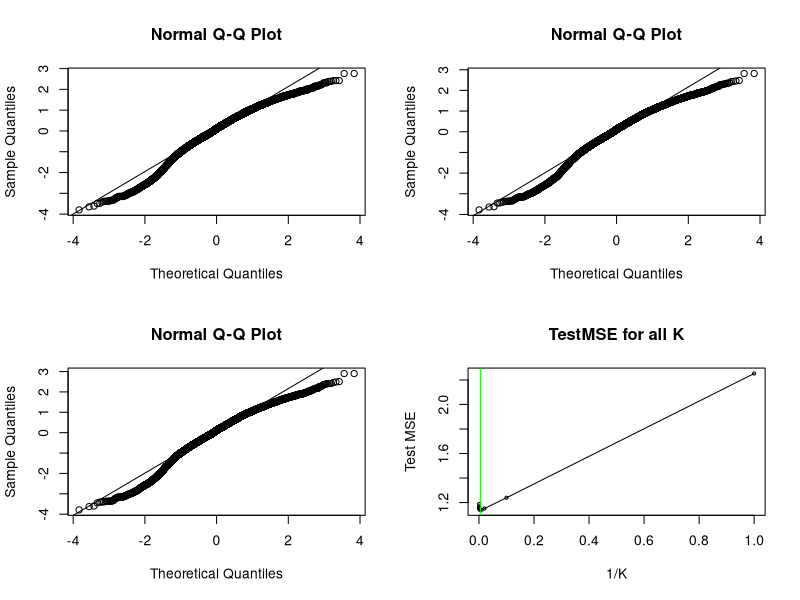
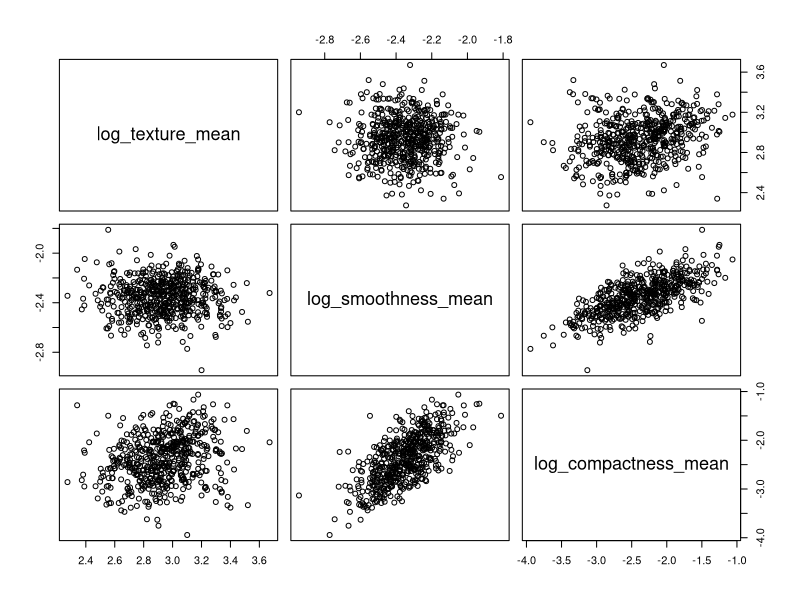
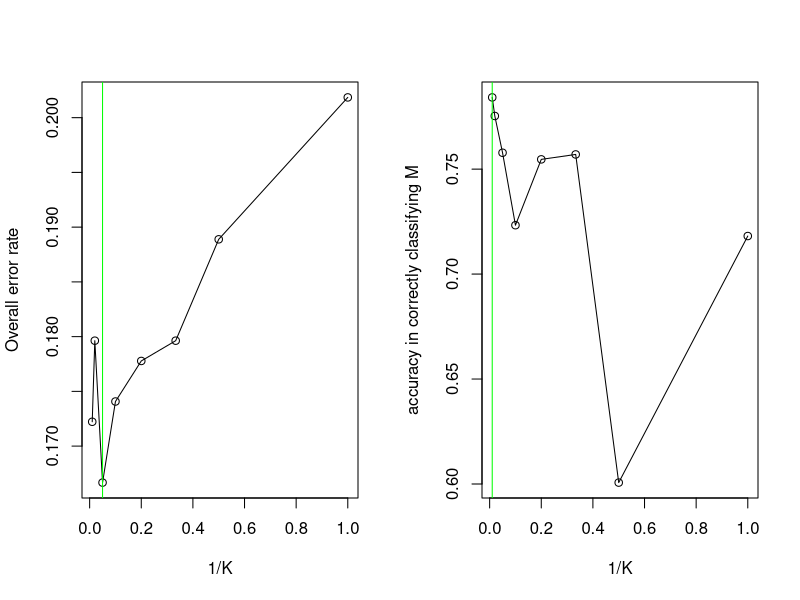

Reproduce these figures in R, in order.
## ---- chunk 1
knitr::opts_chunk$set(echo = TRUE)
## ---- chunk 2
library(boot)
library(class)
library(FNN)
library(caret)
library(MASS)
library(ggplot2)
library(tidyverse)
library(knitr)


#read in data/load in packages 

mov_test <- read.csv("mov_eval.csv", na.strings="NA")

mov_train <- read.csv("mov_train.csv", na.strings="NA")

wisc_train <- read.csv("wisc.csv", na.strings="NA")

wisc_test <- read.csv("wisc_eval.csv", na.strings="NA")


## ---- chunk 3
lm1 <- lm(rating ~ ., mov_train)

summary(lm1)

lm2 <- lm(rating ~ popularity + genre + mood + I(popularity * genre)
+ I(popularity * mood) + I(genre * mood), mov_train)

summary(lm2)

lm3 <- lm(rating ~ popularity + genre + mood + I(popularity^2)
+ I(genre^2) + I(popularity * genre) + I(popularity *mood)
+ I(genre * mood), mov_train)

summary(lm3)

## ---- chunk 4
par(mfrow=c(2,2))
qqnorm(lm1$residuals)
qqline(lm1$residuals)

qqnorm(lm2$residuals)
qqline(lm2$residuals)

qqnorm(lm3$residuals)
qqline(lm3$residuals)

## ---- chunk 5

set.seed(4540)
# boot function for \beta_1
fct_coe <- function(data, index){
            coef(lm(rating ~ popularity + genre + mood, data, subset
            = index))[2]
}

# boot function for cor
# The boot.cor object has rows corresponding to
# cor(beta_0, beta_1)
# cor(beta_0, beta_2)

# cor(beta_0, beta_3)
# cor(beta_1, beta_2)
# cor(beta_1, beta_3)
# cor(beta_2, beta_3)
boot.fn.cor = function(data, index) {
  res = cov2cor(vcov(lm(rating ~ popularity + genre + mood,
                        data=data, subset = index)))
  return(c(res[lower.tri(res)]))
}
# bootstrap replicates
boot.beta1 <- boot(mov_train, fct_coe, 1e3)
boot.cor <- boot(mov_train, boot.fn.cor, 1e3)
# 95% bootstrap percentile CI
boot.ci(boot.beta1, type = "perc")

## ---- chunk 6
library(knitr)

boot_CI_cor <- apply(boot.cor$t, 2, quantile, probs =
                c(0.025,0.975))
colnames(boot_CI_cor) <- c("cor(beta_0, beta_1)", "cor(beta_0, beta_2)",
          "cor(beta_0, beta_3)", "cor(beta_1, beta_2)", "cor(beta_1, beta_3)",
          "cor(beta_2, beta_3)")

kable(boot_CI_cor, caption = "95% bootstrap percentile CI for
Correlations")

## ---- chunk 7
lm1 <- glm(rating ~ popularity + genre + mood, family=gaussian(link="identity")
           , mov_train)

lm2 <- glm(rating ~ popularity * genre + popularity * mood + genre:
            mood, family = gaussian(link="identity"), mov_train)

lm3 <- glm(rating ~ popularity * genre + popularity * mood +
          genre:mood + I(popularity^2) + I(genre^2), family =
          gaussian(link="identity"), mov_train)


(cv_er1 <- cv.glm(mov_train, lm1, K = 10)$delta[1])
(cv_er2 <- cv.glm(mov_train, lm2, K = 10)$delta[1])
(cv_er3 <- cv.glm(mov_train, lm3, K = 10)$delta[1])

## ---- chunk 8
msehatloocv1 <- mean(((mov_train$rating - lm1$fitted.values) /
                (1 - hatvalues(lm1))) ^ 2)

msehatloocv2 <- mean(((mov_train$rating - lm1$fitted.values) /
                      (1 - hatvalues(lm2))) ^ 2)

msehatloocv3 <- mean(((mov_train$rating - lm1$fitted.values) /
                      (1 - hatvalues(lm3))) ^ 2)

print(c(msehatloocv1, msehatloocv2, msehatloocv3))
## ---- chunk 9
set.seed(4540)
folds <- createFolds(y = mov_train$rating, k = 10) # folds[[i]] is the i-th fold
Klist = c(1, 10, 50, 100, 200, 500, 1000, 1500, 2000, 3000)

testMSE <- function(K) {
  mse_fold <- rep(NA, 10)
  for (i in 1:10) {
    train_cv <- mov_train[-folds[[i]],]
    test_cv <- mov_train[folds[[i]],]
    kreg <- knn.reg(train = train_cv[, 2:4], test = test_cv[, 2:4],
            y = train_cv$rating, K)
    # obtain prediction of test set immediately.
    mse_fold[i] <- mean((test_cv$rating - kreg$pred)^2)
  }
return(mean(mse_fold))
}

# calculate testmse for all possible K
Testmse <- sapply(Klist, testMSE)
# plot
plot(rev(1/Klist), rev(Testmse), cex = 0.5, xlab = "1/K", ylab =
      "Test MSE", main = "TestMSE for all K" )

lines(rev(1/Klist), rev(Testmse))
abline(v = 1 / Klist[which.min(Testmse)], lwd = 1, col = "green")


## ---- chunk 10
names(Testmse) <- c(1, 10, 50, 100, 200, 500, 1000, 1500, 2000, 3000)
Testmse

## ---- chunk 11

Klist[which.min(Testmse)]

## ---- chunk 12
set.seed(4540)
boot.var <- function(data, i){
  knn_reg <- knn.reg(train = data[i, 2:4], test = data[, 2:4], y =
                      data[i, 1], k = 200)
  error <- data[, 1] - knn_reg$pred
  return(var(error))
}

boot.var <- boot(mov_train, boot.var, 200)
(boot.var.ci <- quantile(as.numeric(boot.var$t), prob = c(0.025,
                                                        0.975)))
## ---- chunk 13

(mse_lm3 <- mean((mov_test$rating - predict(lm3, mov_test))^2))

## ---- chunk 14
knn_reg <- knn.reg(train = mov_train[, 2:4], test = mov_test[, 2:4],
            y = mov_train[, 1], k = 200)
(mse_knn <- mean((mov_test$rating - knn_reg$pred)^2))
## ---- chunk 15

wisc_train$diagnosis <- ifelse(wisc_train$diagnosis == "M", 1, 0) # Y = 1 --M
pairs(wisc_train[, -1])

## ---- chunk 16
cor(wisc_train[, -1])

## ---- chunk 17
lg1 <- glm(diagnosis ~., family = binomial, wisc_train)
summary(lg1)

## ---- chunk 18
confint(lg1)[2,]
## ---- chunk 19
lg2 <- glm(diagnosis ~ log_texture_mean * log_smoothness_mean
      + log_texture_mean * log_compactness_mean +
      log_smoothness_mean : log_compactness_mean, family =
      binomial, wisc_train)

coef(lg2)
## ---- chunk 20
set.seed(4540)
folds <- createFolds(y = wisc_train$diagnosis, k = 10) # folds[[i]] is 
                                                       # the i-th fold

aler_corm <- function(c) {
    overall_error_fold <- matrix(NA, 3, 10)
    correct_M_fold <- matrix(NA, 3, 10)
    
    for (i in 1:10) {
      train_cv <- wisc_train[-folds[[i]], ]
      test_cv <- wisc_train[folds[[i]], ]
      
      
      lg1 <- glm(diagnosis ~., family = binomial, train_cv)
      prob_lg1 <- predict(lg1, test_cv, type = "response")
      pred_lg1 <- ifelse(prob_lg1 > c, 1, 0)
      CM <- table(pred_lg1, test_cv$diagnosis)
      correct_M <- CM[2,2] / sum(CM[, 2])
      overall_error <- mean(pred_lg1 != test_cv$diagnosis)
      overall_error_fold[1, i] <- overall_error
      correct_M_fold[1, i] <- correct_M
      
      lg2 <- glm(diagnosis ~ log_texture_mean * log_smoothness_mean +
                log_texture_mean * log_compactness_mean +
                log_smoothness_mean : log_compactness_mean, family
                = binomial, train_cv)
      
      prob_lg2 <- predict(lg2, test_cv, type = "response")
      pred_lg2 <- ifelse(prob_lg2 > c, 1, 0)
      CM <- table(pred_lg2, test_cv$diagnosis)
      correct_M <- CM[2,2] / sum(CM[, 2])
      overall_error <- mean(pred_lg2 != test_cv$diagnosis)
      overall_error_fold[2, i] <- overall_error
      correct_M_fold[2, i] <- correct_M
      
      
      lg3 <- glm(diagnosis ~ log_texture_mean * log_smoothness_mean +
                log_texture_mean * log_compactness_mean +
                log_smoothness_mean : log_compactness_mean +
                I(log_texture_mean^2) + I(log_smoothness_mean^2) +
                I(log_compactness_mean^2), family = binomial,
                train_cv)
      
      prob_lg3 <- predict(lg3, test_cv, type = "response")
      pred_lg3 <- ifelse(prob_lg3 > c, 1, 0)
      CM <- table(pred_lg3, test_cv$diagnosis)
      correct_M <- CM[2,2] / sum(CM[, 2])
      overall_error <- mean(pred_lg3 != test_cv$diagnosis)
      overall_error_fold[3, i] <- overall_error
      correct_M_fold[3, i] <- correct_M
      
    }
    all_error <- rowMeans(overall_error_fold)
    correct_M <- rowMeans(correct_M_fold)
    return(c(all_error, correct_M))      
}

c <- c(0.25, 0.35, 0.45, 0.55, 0.65)
error_corretM <- sapply(c, aler_corm)
colnames(error_corretM) = c(0.25, 0.35, 0.45, 0.55, 0.65)

overall_error_rate <- error_corretM[1:3, ]
rownames(overall_error_rate) = c("lg_a", "lg_b", "lg_c")
# overall_error_rate

accuracy_correctly_M <- error_corretM[4:6, ]
rownames(accuracy_correctly_M) = c("lg_a", "lg_b", "lg_c")
# accuracy_correctly_M

kable(overall_error_rate, caption = "Overall error rate for logistic
      model a, b, and c")

## ---- chunk 21
kable(accuracy_correctly_M, caption = "Accuracy in correctly
        classifying the malignant tumors for logistic model a, b, and
        c")

## ---- chunk 22
library(MASS)

lda <- lda(diagnosis ~., wisc_train)
# lda$prior
# lda$means

qda <- qda(diagnosis ~., wisc_train)
# qda$prior
# qda$means

kable(lda$prior, caption = "prior probability of LDA")

## ---- chunk 23
kable(qda$prior, caption = "prior probability of QDA")
## ---- chunk 24
kable(lda$means, caption = "mean parameter estimates of LDA")
## ---- chunk 25
kable(qda$means, caption = "mean parameter estimates of QDA")
## ---- chunk 26
# use the same folds split in 1(iv)
LDAcv <- function(c) {
  overall_error_fold <- matrix(NA, 3, 10)
  correct_M_fold <- matrix(NA, 3, 10)
  for (i in 1:10) {
    train_cv <- wisc_train[-folds[[i]], ]
    test_cv <- wisc_train[folds[[i]], ]


    lda1 <- lda(diagnosis ~., train_cv)
    prob <- predict(lda1, test_cv)$posterior[, 2] #post prob of falling in y = 1
    pred <- ifelse(prob > c, 1, 0)
    CM <- table(pred, test_cv$diagnosis)
    correct_M <- CM[2,2] / sum(CM[, 2])
    overall_error <- mean(pred != test_cv$diagnosis)
    overall_error_fold[1, i] <- overall_error
    correct_M_fold[1, i] <- correct_M

    lda2 <- lda(diagnosis ~ log_texture_mean * log_smoothness_mean +
        log_texture_mean * log_compactness_mean +
        log_smoothness_mean : log_compactness_mean,
        train_cv)
    prob <- predict(lda2, test_cv)$posterior[, 2] #post prob of falling in y = 1
    pred <- ifelse(prob > c, 1, 0)
    CM <- table(pred, test_cv$diagnosis)
    correct_M <- CM[2,2] / sum(CM[, 2])
    overall_error <- mean(pred != test_cv$diagnosis)
    overall_error_fold[2, i] <- overall_error
    correct_M_fold[2, i] <- correct_M
    
    lda3 <- lda(diagnosis ~ log_texture_mean * log_smoothness_mean +
          log_texture_mean * log_compactness_mean +
          log_smoothness_mean : log_compactness_mean +
          I(log_texture_mean^2) + I(log_smoothness_mean^2) +
          I(log_compactness_mean^2), train_cv)
    prob <- predict(lda3, test_cv)$posterior[, 2] #post prob of falling in y = 1
    pred <- ifelse(prob > c, 1, 0)
    CM <- table(pred, test_cv$diagnosis)
    correct_M <- CM[2,2] / sum(CM[, 2])
    overall_error <- mean(pred != test_cv$diagnosis)
    overall_error_fold[3, i] <- overall_error
    correct_M_fold[3, i] <- correct_M
  }
  all_error <- rowMeans(overall_error_fold)
  correct_M <- rowMeans(correct_M_fold)

  return(c(all_error, correct_M))
}
c <- c(0.25, 0.35, 0.45, 0.55, 0.65)
error_corretM <- sapply(c, LDAcv)
colnames(error_corretM) = c(0.25, 0.35, 0.45, 0.55, 0.65)
overall_error_rate <- error_corretM[1:3, ]
rownames(overall_error_rate) = c("LDA_a", "LDA_b", "LDA_c")
# overall_error_rate

accuracy_correctly_M <- error_corretM[4:6, ]
rownames(accuracy_correctly_M) = c("LDA_a", "LDA_b", "LDA_c")
# accuracy_correctly_M

kable(overall_error_rate, caption = "Overall error rate for LDA model a, 
                                                                    b, and c")

## ---- chunk 27
kable(accuracy_correctly_M, caption = "Accuracy in correctly classifying the 
                            malignant tumors for LDA model a, b, and c")

## ---- chunk 28
QDAcv <- function(c) {
  overall_error_fold <- matrix(NA, 3, 10)
  correct_M_fold <- matrix(NA, 3, 10)
  for (i in 1:10) {
    train_cv <- wisc_train[-folds[[i]], ]
    test_cv <- wisc_train[folds[[i]], ]

    qda1 <- qda(diagnosis ~., train_cv)
    prob <- predict(qda1, test_cv)$posterior[, 2] #post prob of falling in y = 1
    pred <- ifelse(prob > c, 1, 0)
    CM <- table(pred, test_cv$diagnosis)
    correct_M <- CM[2,2] / sum(CM[, 2])
    overall_error <- mean(pred != test_cv$diagnosis)
    overall_error_fold[1, i] <- overall_error
    correct_M_fold[1, i] <- correct_M

    qda2 <- qda(diagnosis ~ log_texture_mean * log_smoothness_mean +
            log_texture_mean * log_compactness_mean +
            log_smoothness_mean : log_compactness_mean,
            train_cv)
    prob <- predict(qda2, test_cv)$posterior[, 2] #post prob of falling in y = 1
    pred <- ifelse(prob > c, 1, 0)
    CM <- table(pred, test_cv$diagnosis)
    correct_M <- CM[2,2] / sum(CM[, 2])
    overall_error <- mean(pred != test_cv$diagnosis)
    overall_error_fold[2, i] <- overall_error
    correct_M_fold[2, i] <- correct_M
    
    qda3 <- qda(diagnosis ~ log_texture_mean * log_smoothness_mean +
            log_texture_mean * log_compactness_mean +
            log_smoothness_mean : log_compactness_mean +
            I(log_texture_mean^2) + I(log_smoothness_mean^2) +
            I(log_compactness_mean^2), train_cv)
    prob <- predict(qda3, test_cv)$posterior[, 2] #post prob of falling in y = 1
    pred <- ifelse(prob > c, 1, 0)
    CM <- table(pred, test_cv$diagnosis)
    correct_M <- CM[2,2] / sum(CM[, 2])
    overall_error <- mean(pred != test_cv$diagnosis)
    overall_error_fold[3, i] <- overall_error
    correct_M_fold[3, i] <- correct_M
  }
  all_error <- rowMeans(overall_error_fold)
  correct_M <- rowMeans(correct_M_fold)
  return(c(all_error, correct_M))
}

c <- c(0.25, 0.35, 0.45, 0.55, 0.65)
error_corretM <- sapply(c, QDAcv)
colnames(error_corretM) = c(0.25, 0.35, 0.45, 0.55, 0.65)
overall_error_rate <- error_corretM[1:3, ]
rownames(overall_error_rate) = c("QDA_a", "QDA_b", "QDA_c")
# overall_error_rate
accuracy_correctly_M <- error_corretM[4:6, ]
rownames(accuracy_correctly_M) = c("QDA_a", "QDA_b", "QDA_c")
# accuracy_correctly_M
kable(overall_error_rate, caption = "Overall error rate for QDA model a, b
                                                                      , and c")

## ---- chunk 29
kable(accuracy_correctly_M, caption = "Accuracy in correctly classifying the
      malignant tumors for QDA model a, b, and c")
## ---- chunk 30
KNNcv <- function(k) {
  overall_error_fold <- rep(NA, 10)
  correct_M_fold <- rep(NA, 10)
  for (i in 1:10) {
    train_cv <- wisc_train[-folds[[i]], ]
    test_cv <- wisc_train[folds[[i]], ]
    pred <- knn(train_cv[, 2:4], test_cv[, 2:4], train_cv$diagnosis,
    k)
    CM <- table(pred, test_cv$diagnosis)
    correct_M <- CM[2,2] / sum(CM[, 2])
    overall_error <- mean(pred != test_cv$diagnosis)
    overall_error_fold[i] <- overall_error
    correct_M_fold[i] <- correct_M
  }
  all_error <- mean(overall_error_fold)
  correct_M <- mean(correct_M_fold)
  return(c(all_error, correct_M))
}

K <- c(1, 2, 3, 5, 10, 20, 50, 100)
error_corretM <- sapply(K, KNNcv)
colnames(error_corretM) = c(1, 2, 3, 5, 10, 20, 50, 100)
rownames(error_corretM) = c("overall error rate", "accuracy in
correctly classifying the malignant tumors")

round_M <- round(error_corretM, 4)
kable(round_M, caption = "Overall error rate and accuracy in
correctly classifying M for KNN model with different K")

## ---- chunk 31
par(mfrow = c(1,2))
kopt_er = K[which.min(error_corretM[1, ])]
plot(rev(1/K), rev(error_corretM[1, ]), xlab = "1/K", ylab =
      "Overall error rate")
lines(rev(1/K), rev(error_corretM[1, ]))
abline(v = 1/kopt_er, col = "green")

kopt_ac = K[which.max(error_corretM[2, ])]
plot(rev(1/K), rev(error_corretM[2, ]), xlab = "1/K", ylab =
      "accuracy in correctly classifying M")
lines(rev(1/K), rev(error_corretM[2, ]))
abline(v = 1/kopt_ac, col = "green")

## ---- chunk 32
kopt_er
## ---- chunk 33
kopt_ac
## ---- chunk 34
set.seed(4540)
  fct_ses_spe <- function(data, i) {
  pred <- knn(data[i, 2:4], data[, 2:4], data[i, 1], k = 20)
  CM <- table(pred, data[, 1])
  sensi <- CM[2,2] / sum(CM[, 2])
  speci <- 1 - (CM[2,1] / sum(CM[, 1]))
  return(c(sensi, speci))
  }
  
(boot_rep <- boot(wisc_train, fct_ses_spe, 1e2))

## ---- chunk 35
(CI_sensi <- quantile(boot_rep$t[, 1], c(0.025, 0.975)))

## ---- chunk 36
(CI_speci <- quantile(boot_rep$t[, 2], c(0.025, 0.975)))
## ---- chunk 37
wisc_test <- read.csv("wisc_eval.csv")
wisc_test$diagnosis <- ifelse(wisc_test$diagnosis == "M", 1, 0)

lg3 <- glm(diagnosis ~ log_texture_mean * log_smoothness_mean +
      log_texture_mean * log_compactness_mean +
      log_smoothness_mean : log_compactness_mean +
      I(log_texture_mean^2) + I(log_smoothness_mean^2) +
      I(log_compactness_mean^2), family = binomial,
      wisc_train)
prob_lg3 <- predict(lg3, wisc_test, type = "response")
pred_lg3 <- ifelse(prob_lg3 > 0.55, 1, 0)
(CM <- table(pred_lg3, wisc_test$diagnosis))

## ---- chunk 38
sensi <- CM[2,2] / sum(CM[, 2])
names(sensi) <- c("sensitivity")
sensi

speci <- 1 - CM[2,1] / sum(CM[, 1])
names(speci) <- c("specificity")
speci
## ---- chunk 39
lda <- lda(diagnosis ~ log_texture_mean * log_smoothness_mean +
        log_texture_mean * log_compactness_mean +
        log_smoothness_mean : log_compactness_mean +
        I(log_texture_mean^2) + I(log_smoothness_mean^2) +
        I(log_compactness_mean^2), wisc_train)

prob <- predict(lda, wisc_test)$posterior[, 2]
pred_lda <- ifelse(prob > 0.55, 1, 0)
(CM <- table(pred_lda, wisc_test$diagnosis))

## ---- chunk 40
sensi <- CM[2,2] / sum(CM[, 2])
names(sensi) <- c("sensitivity")
sensi

speci <- 1 - CM[2,1] / sum(CM[, 1])
names(speci) <- c("specificity")
speci
## ---- chunk 41
qda <- qda(diagnosis ~., wisc_train)
prob <- predict(qda, wisc_test)$posterior[, 2]
pred_qda <- ifelse(prob > 0.65, 1, 0)
(CM <- table(pred_qda, wisc_test$diagnosis))

## ---- chunk 42
sensi <- CM[2,2] / sum(CM[, 2])
names(sensi) <- c("sensitivity")
sensi

speci <- 1 - CM[2,1] / sum(CM[, 1])
names(speci) <- c("specificity")
speci
## ---- chunk 43
pred_knn <- knn(wisc_train[, 2:4], wisc_test[, 2:4],
      wisc_train$diagnosis, 20)
(CM_knn <- table(pred_knn, wisc_test$diagnosis))

## ---- chunk 44
sensi <- CM_knn[2,2] / sum(CM_knn[, 2])
names(sensi) <- c("sensitivity")
sensi

speci <- 1 - CM_knn[2,1] / sum(CM_knn[, 1])
names(speci) <- c("specificity")
speci
